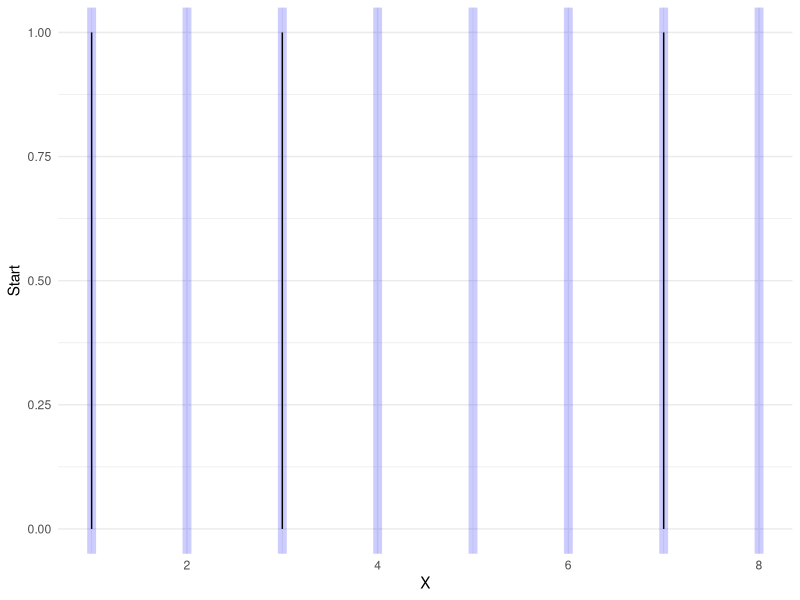
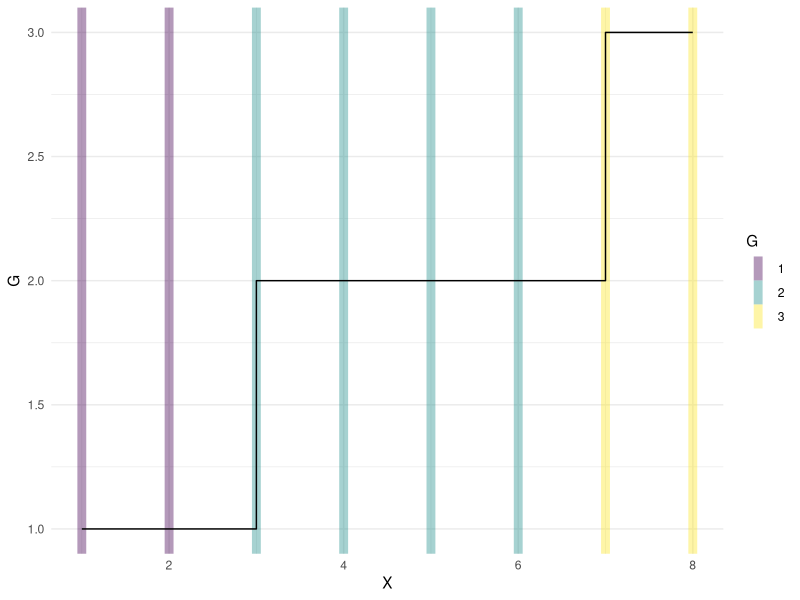
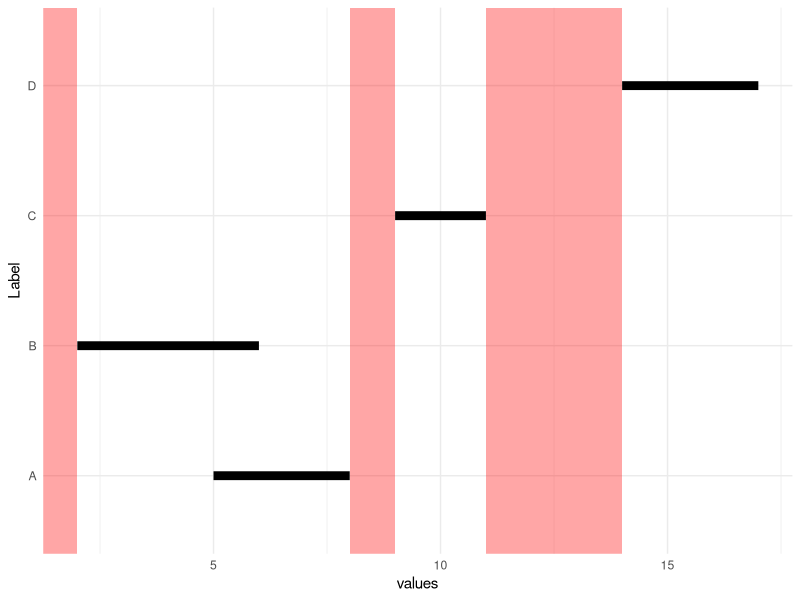
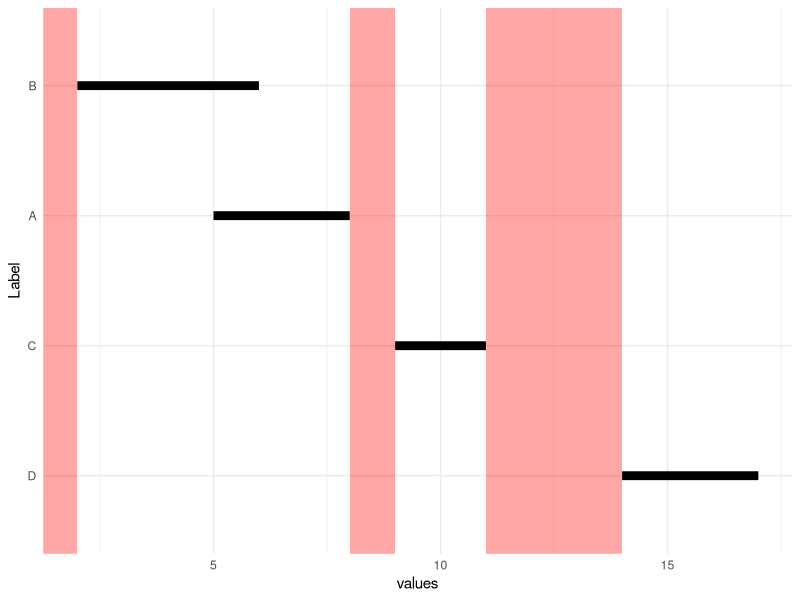
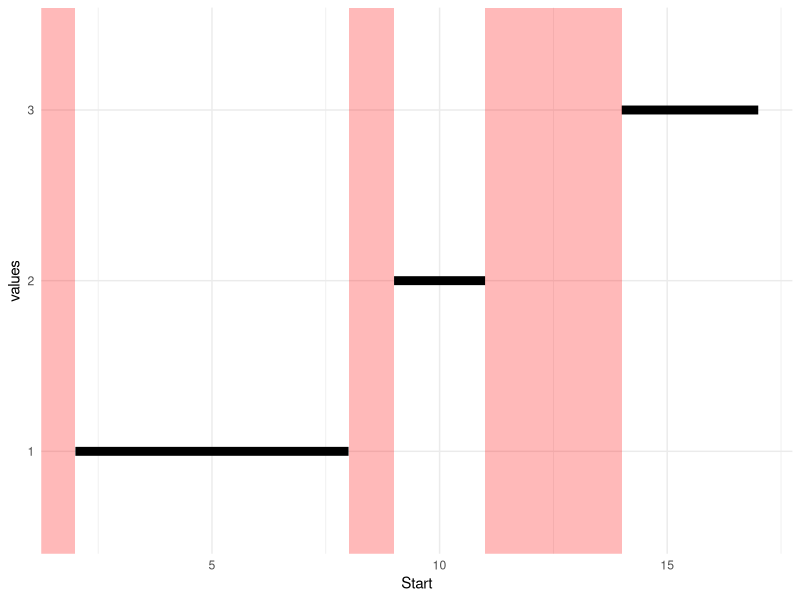

The R script that drew these images, in order:
## ---- chunk 1
suppressPackageStartupMessages({
  library(dplyr)
  library(ggplot2)
  library(kableExtra)
})
theme_set(theme_minimal())
## ---- chunk 2
dta1 <- read.table( text=
"X  Start
 1  1
 2  0
 3  1
 4  0
 5  0
 6  0
 7  1
 8  0
",header=TRUE,as.is=TRUE)
dta1
## ---- chunk 3
ggplot(dta1, aes( x = X, y = Start, xend = X ) ) +
  geom_vline( mapping = aes( xintercept = X ), size = 3, colour="blue", alpha = 0.2 ) +
  geom_segment(yend=0)
## ---- chunk 4
dta1_col <- viridisLite::viridis( 3, alpha = 0.4 )
(   dta1
%>% kable( escape = FALSE )
%>% row_spec( row = 1:2, background = dta1_col[ 1 ] )
%>% row_spec( row = 3:6, background = dta1_col[ 2 ] )
%>% row_spec( row = 7:8, background = dta1_col[ 3 ] )
%>% column_spec( 2, width = "0.5in" )
)
## ---- chunk 5
dta1$G <- cumsum( dta1$Start )
## ---- chunk 6
ggplot(dta1, aes(x=X,y=G)) +
  geom_vline(mapping = aes(xintercept=X,colour=factor(G)), size=3, alpha=0.4) +
  geom_step() +
  scale_colour_viridis_d( name = "G" )
## ---- chunk 7
(   dta1
%>% kable( escape = FALSE )
%>% row_spec( row = 1:2, background = dta1_col[ 1 ] )
%>% row_spec( row = 3:6, background = dta1_col[ 2 ] )
%>% row_spec( row = 7:8, background = dta1_col[ 3 ] )
%>% column_spec( 2, width = "0.5in" )
%>% column_spec( 3, width = "0.25in" )
)
## ---- chunk 8
dta2 <- read.table( text=
"Label Start End
A      5     8
B      2     6
C      9     11
D      14    17
",header=TRUE)
dta2
## ---- chunk 9
ggplot( dta2, aes( x = Label, xend = Label, y = Start, yend = End ) ) +
  geom_segment(size=3) +
  geom_rect( xmin = -Inf, ymin = 8
           , xmax = Inf, ymax = 9
           , fill = "red", alpha = 0.1) +
  geom_rect( xmin = -Inf, ymin = 11
           , xmax = Inf, ymax = 14
           , fill = "red", alpha = 0.1) +
  geom_rect( xmin = -Inf, ymin = -Inf
           , xmax = Inf, ymax = 2
           , fill = "red", alpha = 0.1) +
  coord_flip() +
  scale_x_discrete(limits = rev(levels(dta2$Label))) +
  ylab( "values" )
## ---- chunk 10
dta2b <- (   dta2
         %>% arrange( Start )
         )
dta2b
## ---- chunk 11
dta2b$Label <- factor( as.character( dta2b$Label )
                     , levels = as.character( dta2b$Label )
                     )
(   dta2b
%>% ggplot( aes( x = Label, xend = Label, y = Start, yend = End ) ) ) +
  geom_segment(size=3) +
  geom_rect( xmin = -Inf, ymin = 8
           , xmax = Inf, ymax = 9
           , fill = "red", alpha = 0.1) +
  geom_rect( xmin = -Inf, ymin = 11
           , xmax = Inf, ymax = 14
           , fill = "red", alpha = 0.1) +
  geom_rect( xmin = -Inf, ymin = -Inf
           , xmax = Inf, ymax = 2
           , fill = "red", alpha = 0.1) +
  coord_flip() +
  scale_x_discrete(limits = rev(levels(dta2b$Label))) +
  ylab( "values" )
## ---- chunk 12
(   dta2b
%>% mutate( Start = cell_spec( Start, background = ifelse( seq.int(n()) <= 1, "white", "yellow" ) )
          , End   = cell_spec( End, background = ifelse( seq.int(n()) >= n(), "white", "red" ) )
          )
%>% kable( escape = FALSE )
%>% column_spec( 1:3, width = "0.5in" )
%>% kable_styling( full_width = FALSE )
)
## ---- chunk 13
dta2c <- (   dta2b
         %>% mutate( hole = c( Inf, Start[-1]-End[-n()] ) )
         )
dta2c
## ---- chunk 14
dta2d <- (   dta2c
         %>% mutate( group_start = ( 0 <= hole ) )
         )
dta2d
## ---- chunk 15
dta2e <- (   dta2d
         %>% mutate( group = cumsum( group_start ) )
         )
dta2e
## ---- chunk 16
dta2f <- (   dta2e
         %>% group_by( group )
         %>% summarise( Start = min( Start )
                      , End = max( End )
                      )
         %>% ungroup()
         )
dta2f
## ---- chunk 17
(   dta2f
%>% mutate( group = factor( group ) )
%>% ggplot( aes( x = group, xend = group, y = Start, yend = End ) ) ) +
  geom_segment(size=3) +
  geom_rect( xmin = -Inf, ymin = 8
           , xmax = Inf, ymax = 9
           , fill = "red", alpha = 0.1) +
  geom_rect( xmin = -Inf, ymin = 11
           , xmax = Inf, ymax = 14
           , fill = "red", alpha = 0.1) +
  geom_rect( xmin = -Inf, ymin = -Inf
           , xmax = Inf, ymax = 2
           , fill = "red", alpha = 0.1) +
  coord_flip() +
  scale_x_discrete(limits = rev( levels( dta2f$group ) ) ) +
  xlab( "values" )

## ---- chunk 18
dta2g <- (   dta2
         %>% arrange( Start )
         %>% mutate( hole = c( Inf, Start[-1]-End[-n()] )
                   , group = cumsum( 0 <= hole )
                   )
         %>% group_by( group )
         %>% summarise( Start = min( Start )
                      , End = max( End )
                      )
         %>% ungroup()
         )
dta2g
## ---- chunk 19
library(dplyr)

dta <- read.csv(text=
"id|start|end
1|2015-08-01|2015-12-31
1|2016-01-01|2016-12-31
1|2017-01-01|2017-05-08
2|2014-08-12|2014-12-31
2|2015-01-01|2015-07-23
2|2016-01-12|2016-12-31
2|2017-01-01|2017-08-22
",sep="|",as.is=TRUE
,colClasses=c("numeric","Date","Date"))
## ---- chunk 20
(   dta
%>% arrange( id, start )
%>% group_by( id )
%>% mutate( hole = c( Inf
                    , as.numeric( start[-1]-end[-n()]
                                , units="days"
                                )
                    )
          , gp = cumsum( 1 < hole )
          )
%>% ungroup
# %>% group_by( id, gp )
# %>% summarise( start = min( start )
#              , end = max( end )
#              )
)
## ---- chunk 21
(   dta
%>% arrange( id, start )
%>% group_by( id )
%>% mutate( hole = c( Inf
                    , as.numeric( start[-1]-end[-n()]
                                , units="days"
                                )
                    )
          , gp = cumsum( 1 < hole )
          )
%>% ungroup
%>% group_by( id, gp )
%>% summarise( start = min( start )
             , end = max( end ))
)
